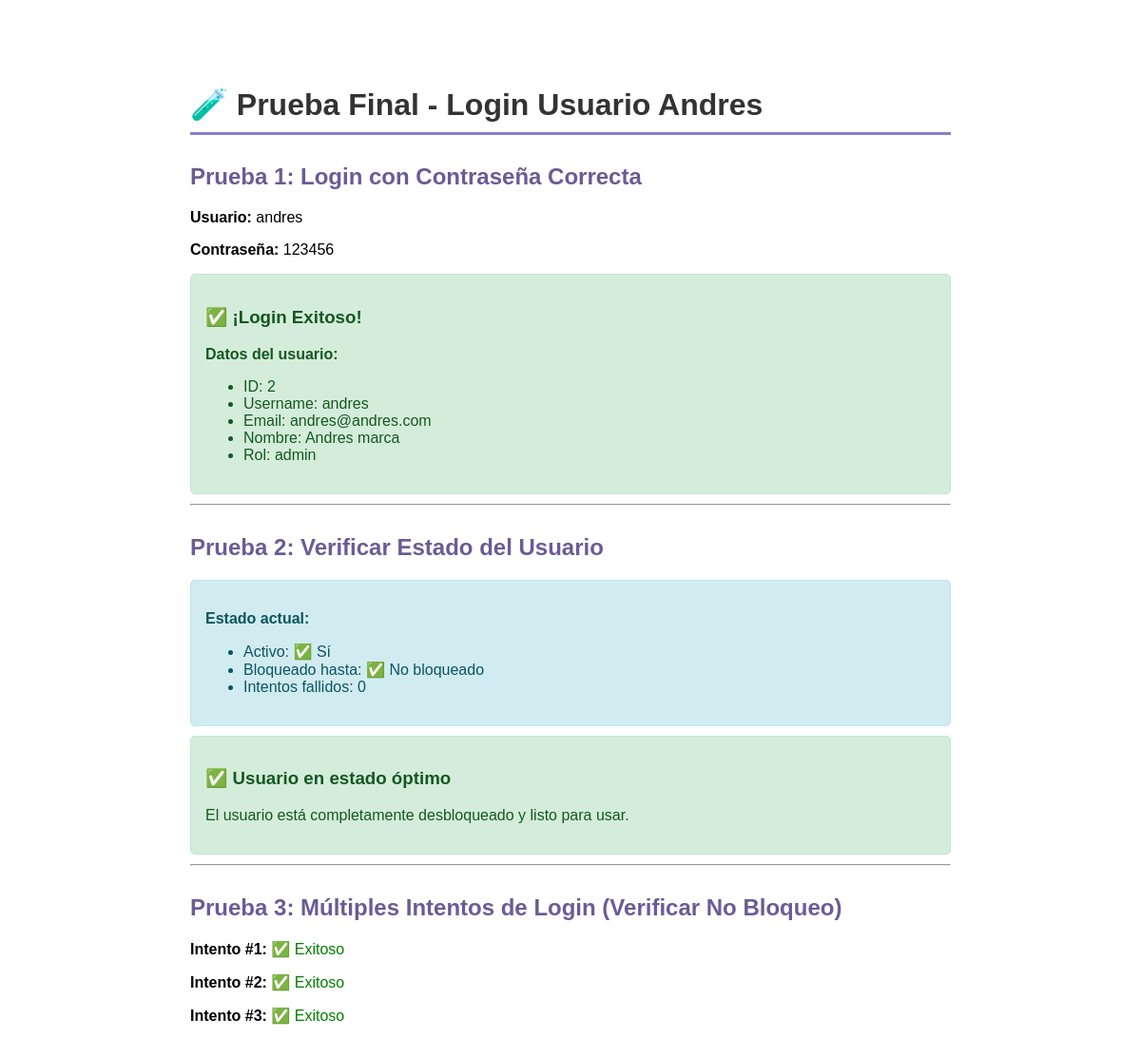
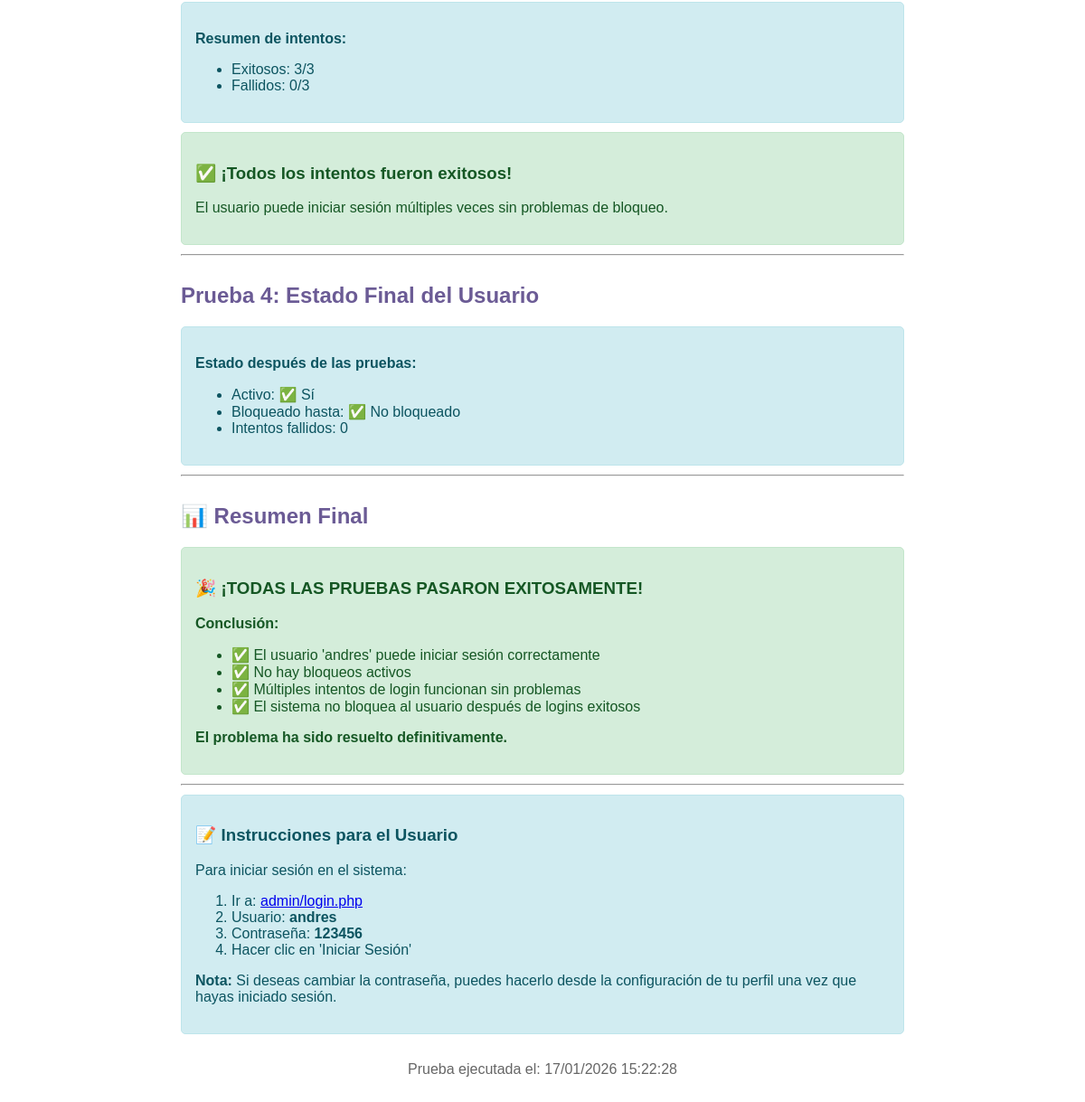
Screenshot of /test_login_andres_final.php with the database file from the repository (2 pictures, top to bottom).
### tables this page shows
CREATE TABLE `usuarios` (
  `id` int(11) NOT NULL AUTO_INCREMENT,
  `username` varchar(50) NOT NULL,
  `password` varchar(255) NOT NULL,
  `email` varchar(100) NOT NULL,
  `nombre_completo` varchar(100) NOT NULL,
  `rol` enum('super_admin','admin','usuario') DEFAULT 'usuario',
  `activo` tinyint(1) DEFAULT 1,
  `fecha_creacion` timestamp NOT NULL DEFAULT current_timestamp(),
  `ultimo_acceso` timestamp NULL DEFAULT NULL,
  `intentos_fallidos` int(11) DEFAULT 0,
  `bloqueado_hasta` timestamp NULL DEFAULT NULL,
  PRIMARY KEY (`id`),
  UNIQUE KEY `username` (`username`),
  UNIQUE KEY `email` (`email`),
  KEY `idx_username` (`username`),
  KEY `idx_rol` (`rol`)
);

### includes/auth.php (called while the page is built, shortened)
<?php
class Auth
{
    private $db;
    public function __construct($db)
    {
        $this->db = $db;
    }
    public function login($username, $password)
    {
        if (!$this->checkLoginAttempts($_SERVER['REMOTE_ADDR'])) {
            return ['success' => false, 'message' => 'Demasiados intentos fallidos. Intente mas tarde.'];
        }
        $stmt = $this->db->prepare("
            SELECT id, username, password, email, nombre_completo, rol, activo, bloqueado_hasta
            FROM usuarios
            WHERE username = ? OR email = ?
            LIMIT 1
        ");
        $stmt->execute([$username, $username]);
        $user = $stmt->fetch(PDO::FETCH_ASSOC);
        $stmt = $this->db->prepare("
            UPDATE usuarios
            SET ultimo_acceso = NOW(), bloqueado_hasta = NULL, intentos_fallidos = 0
            WHERE id = ?
        ");
        $stmt->execute([$user['id']]);
        $this->clearFailedAttempts($_SERVER['REMOTE_ADDR'], $username);
        $this->createSession($user);
        $this->logActivity($user['id'], null, 'login', 'Inicio de sesion exitoso');
        return ['success' => true, 'user' => $user];
    }
    private function createSession($user)
    {
        $sessionId = session_id();
        $stmt = $this->db->prepare("
            INSERT INTO sesiones (id, usuario_id, ip_address, user_agent, datos)
            VALUES (?, ?, ?, ?, ?)
            ON DUPLICATE KEY UPDATE
                usuario_id = VALUES(usuario_id),
                ip_address = VALUES(ip_address),
                user_agent = VALUES(user_agent),
                datos = VALUES(datos),
                ultima_actividad = NOW()
        ");
        $sessionData = json_encode([
            'login_time' => time(),
            'role' => $user['rol']
        ]);
        $stmt->execute([
            $sessionId,
            $user['id'],
            $_SERVER['REMOTE_ADDR'] ?? null,
            $_SERVER['HTTP_USER_AGENT'] ?? null,
            $sessionData
        ]);
    }
    private function checkLoginAttempts($ipAddress)
    {
        $stmt = $this->db->prepare("
            SELECT intentos, ultimo_intento, bloqueado_hasta
            FROM intentos_login
            WHERE ip_address = ?
            AND bloqueado_hasta IS NOT NULL
            AND bloqueado_hasta > NOW()
            LIMIT 1
        ");
        $stmt->execute([$ipAddress]);
        return true;
    }
    private function clearFailedAttempts($ipAddress, $email)
    {
        $stmt = $this->db->prepare("
            DELETE FROM intentos_login
            WHERE ip_address = ? OR email = ?
        ");
        $stmt->execute([$ipAddress, $email]);
    }
    public function logActivity($userId, $eventoId, $action, $description = '')
    {
        $stmt = $this->db->prepare("
            INSERT INTO log_actividades (usuario_id, evento_id, accion, descripcion, ip_address)
            VALUES (?, ?, ?, ?, ?)
        ");
        $stmt->execute([
            $userId,
            $eventoId,
            $action,
            $description,
            $_SERVER['REMOTE_ADDR'] ?? null
        ]);
    }
}

### test_login_andres_final.php (the view, shortened to what this page needs)
<?php
echo "<!DOCTYPE html>";
echo "<html lang='es'>";
echo "<head>";
echo "</head>";
echo "<body>";
echo "<h1>🧪 Prueba Final - Login Usuario Andres</h1>";
$db = getDB();
$auth = new Auth($db);
echo "<h2>Prueba 1: Login con Contraseña Correcta</h2>";
echo "<p><strong>Usuario:</strong> andres</p>";
echo "<p><strong>Contraseña:</strong> 123456</p>";
$result1 = $auth->login('andres', '123456');
if ($result1['success']) {
    echo "<div class='success'>";
    echo "<h3>✅ ¡Login Exitoso!</h3>";
    echo "<p><strong>Datos del usuario:</strong></p>";
    echo "<ul>";
    echo "<li>ID: {$result1['user']['id']}</li>";
    echo "<li>Username: {$result1['user']['username']}</li>";
    echo "<li>Email: {$result1['user']['email']}</li>";
    echo "<li>Nombre: {$result1['user']['nombre_completo']}</li>";
    echo "<li>Rol: {$result1['user']['rol']}</li>";
    echo "</ul>";
    echo "</div>";
} else {
    echo "<div class='error'>";
    echo "<h3>❌ Error en Login</h3>";
    echo "<p><strong>Mensaje:</strong> {$result1['message']}</p>";
    echo "</div>";
}
echo "<hr>";
echo "<h2>Prueba 2: Verificar Estado del Usuario</h2>";
$stmt = $db->prepare("
    SELECT username, email, activo, bloqueado_hasta, intentos_fallidos
    FROM usuarios
    WHERE username = 'andres'
");
$stmt->execute();
$usuario = $stmt->fetch(PDO::FETCH_ASSOC);
echo "<div class='info'>";
echo "<p><strong>Estado actual:</strong></p>";
echo "<ul>";
echo "<li>Activo: " . ($usuario['activo'] ? '✅ Sí' : '❌ No') . "</li>";
echo "<li>Bloqueado hasta: " . ($usuario['bloqueado_hasta'] ?? '✅ No bloqueado') . "</li>";
echo "<li>Intentos fallidos: {$usuario['intentos_fallidos']}</li>";
echo "</ul>";
echo "</div>";
if (!$usuario['bloqueado_hasta'] && $usuario['intentos_fallidos'] == 0 && $usuario['activo']) {
    echo "<div class='success'>";
    echo "<h3>✅ Usuario en estado óptimo</h3>";
    echo "<p>El usuario está completamente desbloqueado y listo para usar.</p>";
    echo "</div>";
}
echo "<hr>";
echo "<h2>Prueba 3: Múltiples Intentos de Login (Verificar No Bloqueo)</h2>";
$intentosExitosos = 0;
$intentosFallidos = 0;
for ($i = 1; $i <= 3; $i++) {
    echo "<p><strong>Intento #{$i}:</strong> ";
    $resultado = $auth->login('andres', '123456');
    if ($resultado['success']) {
        echo "<span style='color: green;'>✅ Exitoso</span></p>";
        $intentosExitosos++;
    } else {
        echo "<span style='color: red;'>❌ Falló: {$resultado['message']}</span></p>";
        $intentosFallidos++;
    }
}
echo "<div class='info'>";
echo "<p><strong>Resumen de intentos:</strong></p>";
echo "<ul>";
echo "<li>Exitosos: {$intentosExitosos}/3</li>";
echo "<li>Fallidos: {$intentosFallidos}/3</li>";
echo "</ul>";
echo "</div>";
if ($intentosExitosos == 3) {
    echo "<div class='success'>";
    echo "<h3>✅ ¡Todos los intentos fueron exitosos!</h3>";
    echo "<p>El usuario puede iniciar sesión múltiples veces sin problemas de bloqueo.</p>";
    echo "</div>";
}
echo "<hr>";
echo "<h2>Prueba 4: Estado Final del Usuario</h2>";
$stmt = $db->prepare("
    SELECT username, email, activo, bloqueado_hasta, intentos_fallidos
    FROM usuarios
    WHERE username = 'andres'
");
$stmt->execute();
$usuarioFinal = $stmt->fetch(PDO::FETCH_ASSOC);
echo "<div class='info'>";
echo "<p><strong>Estado después de las pruebas:</strong></p>";
echo "<ul>";
echo "<li>Activo: " . ($usuarioFinal['activo'] ? '✅ Sí' : '❌ No') . "</li>";
echo "<li>Bloqueado hasta: " . ($usuarioFinal['bloqueado_hasta'] ?? '✅ No bloqueado') . "</li>";
echo "<li>Intentos fallidos: {$usuarioFinal['intentos_fallidos']}</li>";
echo "</ul>";
echo "</div>";
echo "<hr>";
echo "<h2>📊 Resumen Final</h2>";
if ($result1['success'] && $intentosExitosos == 3 && !$usuarioFinal['bloqueado_hasta']) {
    echo "<div class='success'>";
    echo "<h3>🎉 ¡TODAS LAS PRUEBAS PASARON EXITOSAMENTE!</h3>";
    echo "<p><strong>Conclusión:</strong></p>";
    echo "<ul>";
    echo "<li>✅ El usuario 'andres' puede iniciar sesión correctamente</li>";
    echo "<li>✅ No hay bloqueos activos</li>";
    echo "<li>✅ Múltiples intentos de login funcionan sin problemas</li>";
    echo "<li>✅ El sistema no bloquea al usuario después de logins exitosos</li>";
    echo "</ul>";
    echo "<p><strong>El problema ha sido resuelto definitivamente.</strong></p>";
    echo "</div>";
} else {
    echo "<div class='error'>";
    echo "<h3>⚠️ Algunas pruebas fallaron</h3>";
    echo "<p>Por favor, revisa los resultados anteriores para más detalles.</p>";
    echo "</div>";
}
echo "<hr>";
echo "<div class='info'>";
echo "<h3>📝 Instrucciones para el Usuario</h3>";
echo "<p>Para iniciar sesión en el sistema:</p>";
echo "<ol>";
echo "<li>Ir a: <a href='admin/login.php' target='_blank'>admin/login.php</a></li>";
echo "<li>Usuario: <strong>andres</strong></li>";
echo "<li>Contraseña: <strong>123456</strong></li>";
echo "<li>Hacer clic en 'Iniciar Sesión'</li>";
echo "</ol>";
echo "<p><strong>Nota:</strong> Si deseas cambiar la contraseña, puedes hacerlo desde la configuración de tu perfil una vez que hayas iniciado sesión.</p>";
echo "</div>";
echo "<p style='text-align: center; color: #666; margin-top: 30px;'>";
echo "Prueba ejecutada el: " . date('d/m/Y H:i:s');
echo "</p>";
echo "</body>";
echo "</html>";

### rows the page displays
usuarios: id "2", username "andres", email "andres@andres.com", nombre_completo "Andres marca", rol "admin", bloqueado_hasta "✅ No bloqueado", intentos_fallidos "0"

### other values shown
$intentosExitosos "3"
$intentosFallidos "0"
